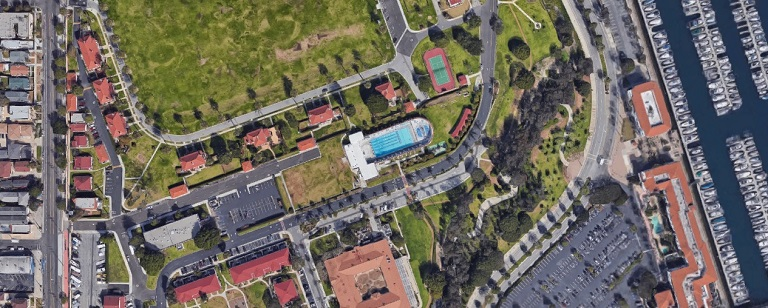
//> input picture ProjectMap/MyMap1.jpg, 768 x 308 px
$ ./Source   (built with g++ and OpenCV 4)
//> lines starting //> are read from the running program, lines starting //| are printed output that depends on the picture; after the words box and inside, x2 and y2 are one past the last pixel; in counts of white or black regions, pixels touching at a corner belong together
#include "opencv/cv.h"
#include "opencv/highgui.h"
#include "opencv2/opencv.hpp"
#include "opencv2/core/core.hpp"
#include "opencv2/opencv.hpp"
#include "opencv2/highgui/highgui.hpp"
#include "opencv2/imgproc/imgproc.hpp"
#include "iostream"
#include "stdio.h"
#include "string"
#include <stdlib.h>

using namespace cv;
using namespace std;

int lowerH = 168;
int upperH = 256;

int lowerS = 175;
int upperS = 256;

int lowerV = 0;
int upperV = 256;

IplImage* frame = 0;
IplImage* frm = 0;
IplImage* imgHSV = 0;
IplImage* imgThresh = 0;

//vector<vector<Point> > contours;
//vector<Vec4i> hierarchy;

void draw_conture(IplImage * temp)
{

	CvSeq* contour;  //hold the pointer to a contour
	CvSeq* result;     //hold sequence of points of a contour
	CvMemStorage *storage = cvCreateMemStorage(0); //storage area for all contours

	cvFindContours(temp, storage, &contour, sizeof(CvContour),
		CV_RETR_LIST, CV_CHAIN_APPROX_SIMPLE, cvPoint(0, 0));

	for (; contour != 0; contour = contour->h_next)
	{
		result = cvApproxPoly(contour, sizeof(CvContour),
			storage, CV_POLY_APPROX_DP, cvContourPerimeter(contour)*0.02, 0);
		CvRect rect = cvBoundingRect(contour, 0); //extract bounding box for current contour
		if (cvContourArea(result, CV_WHOLE_SEQ, 0) >= 1000)
		{
			//cvDrawContours(frame, contour, CV_RGB(0,0,255), CV_RGB(0,0,255), 2, 1, 8, cvPoint(0, 0));
			frm = cvCreateImage(cvGetSize(frame), frame->depth, frame->nChannels);
			cvCopy(frame, frm);
			cvRectangle(frm, cvPoint(rect.x, rect.y),
			cvPoint(rect.x + rect.width, rect.y + rect.height), CV_RGB(0, 255, 255), 2, 8, 0);
		}
	}
	cvShowImage("Object Color Range", frm);
}

#pragma region trackbar

// [47 lines left out: functions on_trackbar1, on_trackbar2, on_trackbar3, on_trackbar4, on_trackbar5, on_trackbar6, not called in this run]

#pragma endregion trackbar

int main()
{
	int x,a,b,d,e,f;
	for (;;) {

		cout << "\n\t\t\t\t\t------Land Mark Ditection Application------";
		cout << "\n\t\t\t\t\t\t  ---Los Anjeles City---\n";
		cout << "\n\n\tSelect one of below marks\n\n";
		cout << "1.Ground \n2.Harbour \n3.Car Park\n4.Town Hall\n5.Swimming pool\n";
		cout << "\n Select a place : ";
		cin >> x;
//> the answer given: 1
		cout << "\n Select one of below view : \n";
		cout << "\n1.over view side 1 \n2.over view side 2\n3.3D view \n";
		cout << "\n Select a view :";

		switch (x) {

		case 1:

			cin >> a;
//> the answer given: 1

			if (a == 1) {
				cvNamedWindow("Object Color Range", 1);

				frame = cvLoadImage("MyMap1.jpg", 1);
//> frame is the input picture: 308 rows x 768 cols, CV_8UC3; mean B, G, R 98.1, 106.7, 112.1

				imgHSV = cvCreateImage(cvGetSize(frame), IPL_DEPTH_8U, 3);
				imgThresh = cvCreateImage(cvGetSize(imgHSV), IPL_DEPTH_8U, 1);
				cvCvtColor(frame, imgHSV, CV_BGR2HSV);
//> imgHSV: 308 rows x 768 cols, CV_8UC3; mean H, S, V 76.5, 68.1, 120.2
				cvInRangeS(imgHSV, cvScalar(9, 135, 73), cvScalar(93, 193, 137), imgThresh);
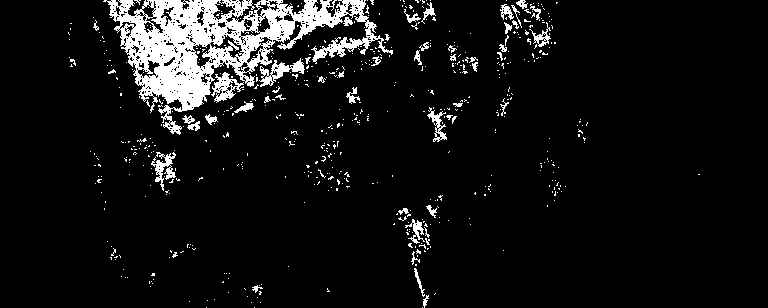
//> imgThresh: 308 rows x 768 cols, CV_8UC1; 7.8% white; 590 white regions (542 under 20 px)

				cvShowImage("Object Color Range", frame);

				draw_conture(imgThresh);
//> in draw_conture, `cvFindContours(temp, storage, &contour, sizeof(CvContour), CV_RETR_LIS..`:
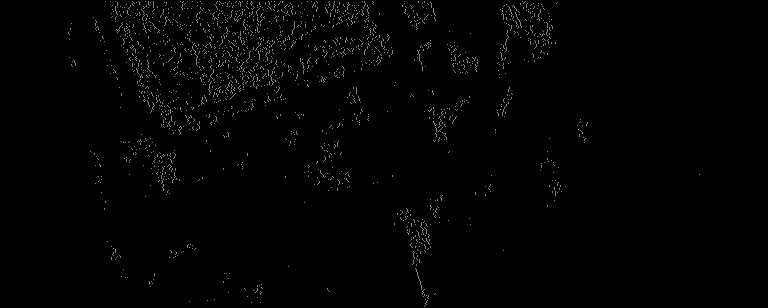
//> temp: 308 rows x 768 cols, CV_8UC1; 7.8% of pixels changed, all inside (x1, y1, x2, y2) = (68, 0, 700, 308)
//> in draw_conture, `cvFindContours(temp, storage, &contour, sizeof(CvContour), CV_RETR_LIS..`: contour = 1130 contours, 1061 with area under 20; largest, box (x1, y1, x2, y2) and area: (107, 1, 393, 135) 14590, (211, 72, 244, 103) 436, (259, 58, 305, 87) 434, (209, 34, 245, 59) 306, (151, 152, 176, 191) 272
//> the loop in draw_conture, `for (; contour != 0; contour = contour->h_next)` made 1130 passes
//> rect on passes 1 to 3: Rect(260, 302, 1, 1), Rect(251, 302, 1, 1), Rect(189, 301, 1, 1)
//> after the loop in draw_conture, `for (; contour != 0; contour = contour->h_next)`: contour = 0 contours; result = 1 contour, all with area under 20
				cvWaitKey(0);

				cvDestroyAllWindows();

			}
			else if (a == 2) {

				frame = cvLoadImage("MyMap2.jpg", 1);

				imgHSV = cvCreateImage(cvGetSize(frame), IPL_DEPTH_8U, 3);
				imgThresh = cvCreateImage(cvGetSize(imgHSV), IPL_DEPTH_8U, 1);
				cvCvtColor(frame, imgHSV, CV_BGR2HSV);
				cvInRangeS(imgHSV, cvScalar(0, 138, 69), cvScalar(196, 234, 164), imgThresh);

				cvShowImage("Object Color Range", frame);

				draw_conture(imgThresh);
				cvWaitKey(0);

				cvDestroyAllWindows();

			}
			else if (a == 3) {

				frame = cvLoadImage("MyMap3.jpg", 1);

				imgHSV = cvCreateImage(cvGetSize(frame), IPL_DEPTH_8U, 3);
				imgThresh = cvCreateImage(cvGetSize(imgHSV), IPL_DEPTH_8U, 1);
				cvCvtColor(frame, imgHSV, CV_BGR2HSV);
				cvInRangeS(imgHSV, cvScalar(0, 68, 81), cvScalar(256, 256, 151), imgThresh);

				cvShowImage("Object Color Range", frame);

				draw_conture(imgThresh);
				cvWaitKey(0);

				cvDestroyAllWindows();
			}
			else {

				cout << "Invalid No";
			}break;

		case 2:

			cin >> b;

			if (b == 1) {
				cvNamedWindow("Object Color Range", 1);

				frame = cvLoadImage("MyMap1.jpg", 1);

				imgHSV = cvCreateImage(cvGetSize(frame), IPL_DEPTH_8U, 3);
				imgThresh = cvCreateImage(cvGetSize(imgHSV), IPL_DEPTH_8U, 1);
				cvCvtColor(frame, imgHSV, CV_BGR2HSV);
				cvInRangeS(imgHSV, cvScalar(88, 123, 69), cvScalar(112, 222, 139), imgThresh);

				cvShowImage("Object Color Range", frame);

				draw_conture(imgThresh);
				cvWaitKey(0);

				cvDestroyAllWindows();

			}
			else if (b == 2) {

				frame = cvLoadImage("MyMap2.jpg", 1);

				imgHSV = cvCreateImage(cvGetSize(frame), IPL_DEPTH_8U, 3);
				imgThresh = cvCreateImage(cvGetSize(imgHSV), IPL_DEPTH_8U, 1);
				cvCvtColor(frame, imgHSV, CV_BGR2HSV);
				cvInRangeS(imgHSV, cvScalar(102, 138, 52), cvScalar(243, 202, 198), imgThresh);

				cvShowImage("Object Color Range", frame);

				draw_conture(imgThresh);
				cvWaitKey(0);

				cvDestroyAllWindows();

			}
			else if (b == 3) {

				frame = cvLoadImage("MyMap3.jpg", 1);

				imgHSV = cvCreateImage(cvGetSize(frame), IPL_DEPTH_8U, 3);
				imgThresh = cvCreateImage(cvGetSize(imgHSV), IPL_DEPTH_8U, 1);
				cvCvtColor(frame, imgHSV, CV_BGR2HSV);
				cvInRangeS(imgHSV, cvScalar(102, 138, 52), cvScalar(243, 202, 198), imgThresh);

				cvShowImage("Object Color Range", frame);

				draw_conture(imgThresh);
				cvWaitKey(0);

				cvDestroyAllWindows();

			}
			else {

				cout << "invalid No";
			}break;


		case 3:

			cin >> d;

			if (d == 1) {
				cvNamedWindow("Object Color Range", 1);

				frame = cvLoadImage("MyMap1.jpg", 1);

				imgHSV = cvCreateImage(cvGetSize(frame), IPL_DEPTH_8U, 3);
				imgThresh = cvCreateImage(cvGetSize(imgHSV), IPL_DEPTH_8U, 1);
				cvCvtColor(frame, imgHSV, CV_BGR2HSV);
				cvInRangeS(imgHSV, cvScalar(112, 28, 122), cvScalar(120, 212, 240), imgThresh);

				cvShowImage("Object Color Range", frame);

				draw_conture(imgThresh);
				cvWaitKey(0);

				cvDestroyAllWindows();

			}
			else if (d == 2) {

				frame = cvLoadImage("MyMap2.jpg", 1);

				imgHSV = cvCreateImage(cvGetSize(frame), IPL_DEPTH_8U, 3);
				imgThresh = cvCreateImage(cvGetSize(imgHSV), IPL_DEPTH_8U, 1);
				cvCvtColor(frame, imgHSV, CV_BGR2HSV);
				cvInRangeS(imgHSV, cvScalar(101, 47, 85), cvScalar(121, 118, 144), imgThresh);

				cvShowImage("Object Color Range", frame);

				draw_conture(imgThresh);
				cvWaitKey(0);

				cvDestroyAllWindows();

			}
			else if (d == 3) {

				frame = cvLoadImage("MyMap3.jpg", 1);

				imgHSV = cvCreateImage(cvGetSize(frame), IPL_DEPTH_8U, 3);
				imgThresh = cvCreateImage(cvGetSize(imgHSV), IPL_DEPTH_8U, 1);
				cvCvtColor(frame, imgHSV, CV_BGR2HSV);
				cvInRangeS(imgHSV, cvScalar(57, 38, 118), cvScalar(131, 202, 256), imgThresh);

				cvShowImage("Object Color Range", frame);

				draw_conture(imgThresh);
				cvWaitKey(0);

				cvDestroyAllWindows();
			}
			else {
				cout << "invalid No";
			}
			break;

		case 4:


			cin >> e;

			if (e == 1) {
				cvNamedWindow("Object Color Range", 1);

				frame = cvLoadImage("MyMap1.jpg", 1);

				imgHSV = cvCreateImage(cvGetSize(frame), IPL_DEPTH_8U, 3);
				imgThresh = cvCreateImage(cvGetSize(imgHSV), IPL_DEPTH_8U, 1);
				cvCvtColor(frame, imgHSV, CV_BGR2HSV);
				cvInRangeS(imgHSV, cvScalar(0, 56, 151), cvScalar(9, 107, 251), imgThresh);

				cvShowImage("Object Color Range", frame);

				draw_conture(imgThresh);
				cvWaitKey(0);

				cvDestroyAllWindows();

			}
			else if (e == 2) {

				frame = cvLoadImage("MyMap2.jpg", 1);

				imgHSV = cvCreateImage(cvGetSize(frame), IPL_DEPTH_8U, 3);
				imgThresh = cvCreateImage(cvGetSize(imgHSV), IPL_DEPTH_8U, 1);
				cvCvtColor(frame, imgHSV, CV_BGR2HSV);
				cvInRangeS(imgHSV, cvScalar(0, 95, 147), cvScalar(120, 125, 233), imgThresh);

				cvShowImage("Object Color Range", frame);

				draw_conture(imgThresh);
				cvWaitKey(0);

				cvDestroyAllWindows();

			}
			else if (e == 3) {

				frame = cvLoadImage("MyMap3.jpg", 1);

				imgHSV = cvCreateImage(cvGetSize(frame), IPL_DEPTH_8U, 3);
				imgThresh = cvCreateImage(cvGetSize(imgHSV), IPL_DEPTH_8U, 1);
				cvCvtColor(frame, imgHSV, CV_BGR2HSV);
				cvInRangeS(imgHSV, cvScalar(0, 54, 177), cvScalar(61, 231, 256), imgThresh);

				cvShowImage("Object Color Range", frame);

				draw_conture(imgThresh);
				cvWaitKey(0);

				cvDestroyAllWindows();

			}
			else {
				cout << "invalid No";
			}break;

		case 5:

			cin >> f;

			if (f == 1) {
				cvNamedWindow("Object Color Range", 1);

				frame = cvLoadImage("MyMap1.jpg", 1);

				imgHSV = cvCreateImage(cvGetSize(frame), IPL_DEPTH_8U, 3);
				imgThresh = cvCreateImage(cvGetSize(imgHSV), IPL_DEPTH_8U, 1);
				cvCvtColor(frame, imgHSV, CV_BGR2HSV);
				cvInRangeS(imgHSV, cvScalar(86, 0, 185), cvScalar(124, 256, 256), imgThresh);

				cvShowImage("Object Color Range", frame);

				draw_conture(imgThresh);
				cvWaitKey(0);

				cvDestroyAllWindows();

			}
			else if (f == 2) {

				frame = cvLoadImage("MyMap2.jpg", 1);

				imgHSV = cvCreateImage(cvGetSize(frame), IPL_DEPTH_8U, 3);
				imgThresh = cvCreateImage(cvGetSize(imgHSV), IPL_DEPTH_8U, 1);
				cvCvtColor(frame, imgHSV, CV_BGR2HSV);
				cvInRangeS(imgHSV, cvScalar(90, 0, 172), cvScalar(246, 190, 215), imgThresh);

				cvShowImage("Object Color Range", frame);

				draw_conture(imgThresh);
				cvWaitKey(0);

				cvDestroyAllWindows();

			}
			else if (f == 3) {

				frame = cvLoadImage("MyMap3.jpg", 1);

				imgHSV = cvCreateImage(cvGetSize(frame), IPL_DEPTH_8U, 3);
				imgThresh = cvCreateImage(cvGetSize(imgHSV), IPL_DEPTH_8U, 1);
				cvCvtColor(frame, imgHSV, CV_BGR2HSV);
				cvInRangeS(imgHSV, cvScalar(61, 0, 173), cvScalar(133, 256, 256), imgThresh);

				cvShowImage("Object Color Range", frame);

				draw_conture(imgThresh);
				cvWaitKey(0);

				cvDestroyAllWindows();

			}
			else {
				cout << "Invalid No";
			}break;

		}
	}
	// [28 lines of commented-out code are left out]
	return 0;
}
